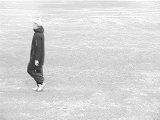
#> input picture frame 74 of data/walking_ex1.avi, 160 x 120 px
$ python sparse_optical_flow.py
#> lines starting #> are read from the running program, lines starting #| are printed output that depends on the picture; after the words box and inside, x2 and y2 are one past the last pixel; in counts of white or black regions, pixels touching at a corner belong together
import numpy as np
import cv2
import time

cap = cv2.VideoCapture("../data/walking_ex1.avi")
#cap = cv2.VideoCapture(0)
time.sleep(1)

# params for ShiTomasi corner detection
feature_params = dict( maxCorners = 20,
                       qualityLevel = 0.1,
                       minDistance = 1,
                       blockSize = 1 )

# Parameters for lucas kanade optical flow
lk_params = dict( winSize  = (15,15),
                  maxLevel = 2,
                  criteria = (cv2.TERM_CRITERIA_EPS | cv2.TERM_CRITERIA_COUNT, 10, 0.03))

# Create some random colors
color = np.random.randint(0,255,(100,3))

# Take first frame and find corners in it
ret, old_frame = cap.read()
#> old_frame is the input picture: shape (120, 160, 3); min 29, max 255, mean 216
old_gray = cv2.cvtColor(old_frame, cv2.COLOR_BGR2GRAY)
p0 = cv2.goodFeaturesToTrack(old_gray, mask = None, **feature_params)
#> p0 = 20 rows, first 8: [39, 84], [28, 73], [27, 67], [36, 65], [37, 61], [35, 61], [36, 60], [30, 56]

# Create a mask image for drawing purposes
mask = np.zeros_like(old_frame)

while(ret):
    ret,frame = cap.read()
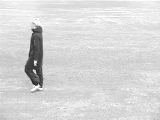
#> input picture frame 75 of data/walking_ex1.avi, 160 x 120 px
#> frame is the input picture: shape (120, 160, 3); min 17, max 255, mean 215.4
    frame_gray = cv2.cvtColor(frame, cv2.COLOR_BGR2GRAY)

    # calculate optical flow
    p1, st, err = cv2.calcOpticalFlowPyrLK(old_gray, frame_gray, p0, None, **lk_params)
#> p1 = 20 rows, first 8: [37.39, 85.58], [25.34, 73.62], [24.5, 66.95], [34.86, 64.97], [35.73, 61.17], [33.53, 60.93], [34.59, 60.07], [28.48, 55.99]; st = 20 values from 1 to 1; err = 20 values, max 35.86 at index 0, min 5.56 at index 14, mean 14.46

    # Select good points
    good_new = p1[st==1]
#> good_new has the same summary as p1
    good_old = p0[st==1]
#> good_old has the same summary as p0
    print(good_new.ndim)
#| 2

    # draw the tracks
    for i,(new,old) in enumerate(zip(good_new,good_old)):
        a,b = new.ravel()
        c,d = old.ravel()
        cv2.line(mask, (a,b),(c,d), color[i].tolist(), 2)
        cv2.circle(frame,(a,b),5,color[i].tolist(),-1)
#> this loop made 20 passes
#> (a, b, c, d) on passes 1 to 12: (37.39, 85.58, 39, 84), (25.34, 73.62, 28, 73), (24.5, 66.95, 27, 67), (34.86, 64.97, 36, 65), (35.73, 61.17, 37, 61), (33.53, 60.93, 35, 61), (34.59, 60.07, 36, 60), (28.48, 55.99, 30, 56), (28.56, 52.12, 30, 52), (29.6, 48.16, 31, 48), (29.58, 42.69, 31, 43), (30.5, 40.52, 32, 41)
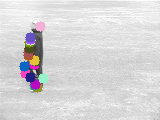
#> frame: shape (120, 160, 3); 4.53% of pixels changed, all inside (x1, y1, x2, y2) = (19, 21, 49, 93)
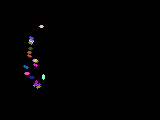
#> mask: shape (120, 160, 3); mean B, G, R 1.4, 1.1, 1.5
    img = cv2.add(frame,mask)

    cv2.imshow('frame',img)


    # # draw the tracked points
    # for t_point in good_new:
    #     cv2.circle(frame, (t_point[0], t_point[1]), 5, (0,0,255), -1)
    # #     print(frame.shape)

    #cv2.imshow('frame',frame)


    #waitkey
    k = cv2.waitKey(30) & 0xff
#> (key Esc is pressed here)
    if k == 27:
        break

    # Now update the previous frame and previous points
    old_gray = frame_gray.copy()
    p0 = good_new.reshape(-1,1,2)

cv2.destroyAllWindows()
cap.release()

$ run again, starting later in the video
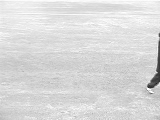
#> input picture frame 333 of data/walking_ex1.avi, 160 x 120 px
#> old_frame is the input picture: shape (120, 160, 3); min 29, max 255, mean 218.1
#> p0 = 20 rows, first 8: [149, 88], [151, 88], [147, 87], [156, 85], [150, 80], [157, 66], [157, 64], [157, 63]
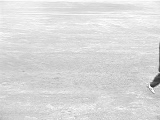
#> input picture frame 334 of data/walking_ex1.avi, 160 x 120 px
#> frame is the input picture: shape (120, 160, 3); min 39, max 255, mean 218.4
#> p1 = 20 rows, first 8: [151.5, 86.94], [153.7, 87.06], [149.6, 85.97], [158.4, 84.36], [153.1, 78.77], [170.8, 67.27], [171.2, 69.27], [169.4, 70.21]; st = 20 values, max 1 at index 0, min 0 at index 5, mean 0.65; err = 20 values, max 53.33 at index 11, min 0 at index 5, mean 18.88
#> good_new = 13 rows, first 8: [151.5, 86.94], [153.7, 87.06], [149.6, 85.97], [158.4, 84.36], [153.1, 78.77], [154.4, 76.85], [153.7, 76.96], [157.3, 71.14]
#> good_old = 13 rows, first 8: [149, 88], [151, 88], [147, 87], [156, 85], [150, 80], [157, 56], [157, 55], [157, 54]
#| 2
#> the loop `for i,(new,old) in enumerate(zip(good_new,good_old)):` made 13 passes
#> (a, b, c, d) on passes 1 to 8: (151.5, 86.94, 149, 88), (153.7, 87.06, 151, 88), (149.6, 85.97, 147, 87), (158.4, 84.36, 156, 85), (153.1, 78.77, 150, 80), (154.4, 76.85, 157, 56), (153.7, 76.96, 157, 55), (157.3, 71.14, 157, 54)
#> after the loop `for i,(new,old) in enumerate(zip(good_new,good_old)):`:
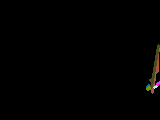
#> mask: shape (120, 160, 3); mean B, G, R 0.9, 1.2, 1.5

$ run again, starting later in the video
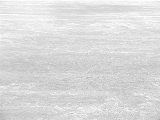
#> input picture frame 592 of data/walking_ex1.avi, 160 x 120 px
#> old_frame is the input picture: shape (120, 160, 3); min 173, max 255, mean 219.2
#> p0 = 20 rows, first 8: [71, 111], [2, 85], [92, 23], [130, 5], [96, 118], [78, 117], [151, 116], [78, 115]
#> p1 = 20 rows, first 8: [70.9, 111.1], [1.97, 85], [91.7, 23.13], [129.5, 5.02], [95.87, 118.2], [77.84, 117], [150.9, 116.1], [77.85, 115]; st = 20 values from 1 to 1; err = 20 values, max 4.48 at index 9, min 1.46 at index 3, mean 3.32
#> good_new has the same summary as p1
#> good_old has the same summary as p0
#| 2
#> the loop `for i,(new,old) in enumerate(zip(good_new,good_old)):` made 20 passes
#> (a, b, c, d) on passes 1 to 8: (70.9, 111.1, 71, 111), (1.97, 85, 2, 85), (91.7, 23.13, 92, 23), (129.5, 5.02, 130, 5), (95.87, 118.2, 96, 118), (77.84, 117, 78, 117), (150.9, 116.1, 151, 116), (77.85, 115, 78, 115)
#> after the loop `for i,(new,old) in enumerate(zip(good_new,good_old)):`:
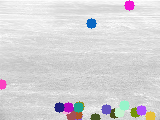
#> frame: shape (120, 160, 3); mean B, G, R 214.9, 212.7, 214.4
#> after the loop `for i,(new,old) in enumerate(zip(good_new,good_old)):`:
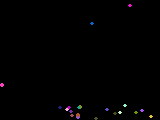
#> mask: shape (120, 160, 3); mean B, G, R 1.2, 0.9, 1.3
